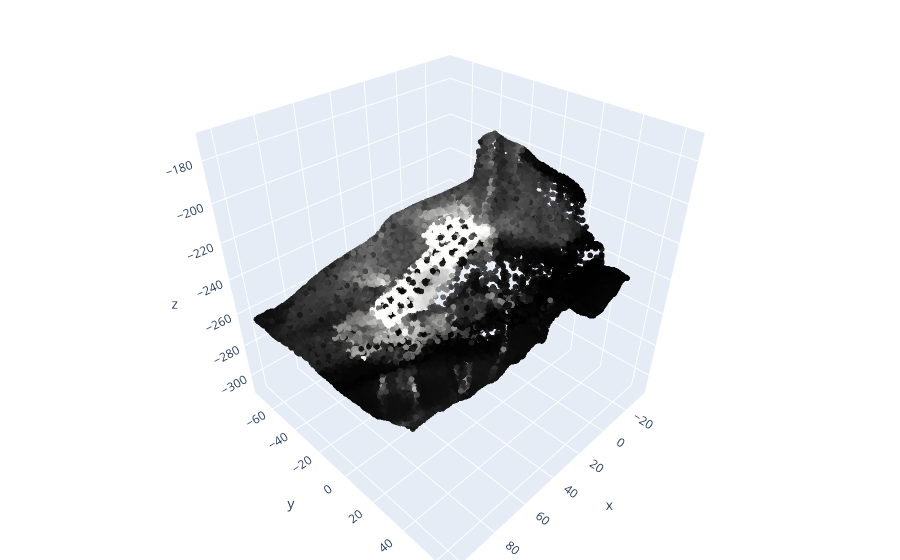

Source (notebook cell):
### Code cell
x, y, z = points[:,0], points[:,1], -points[:,2]
cx, cy, cz = np.mean(x), np.mean(y), np.mean(z)
r = max(np.ptp(x), np.ptp(y), np.ptp(z)) / 2 

fig = go.Figure(data=[go.Scatter3d(
    x=x, y=y, z=z,
    mode='markers',
    marker=dict(size=2, color=intensity, colorscale='gray', opacity=0.9)
)])

fig.update_layout(
    scene=dict(
        xaxis=dict(range=[cx - r, cx + r]),
        yaxis=dict(range=[cy - r, cy + r]),
        zaxis=dict(range=[cz - r, cz + r]),
        aspectmode='cube' 
    ),
    margin=dict(l=0, r=0, t=0, b=0)
)

fig.show()

### Figure 1 — Plotly figure (JSON) as saved in the notebook; plotly's stock layout.template omitted (floating-point values rounded to 4 significant figures; data arrays with more than 128 entries replaced by an {"elided": "..."} marker saying what was removed)
{"data": [{"marker": {"color": {"elided": "100000 int values"}, "colorscale": [[0, "rgb(0, 0, 0)"], [0.09091, "rgb(16, 16, 16)"], [0.1818, "rgb(38, 38, 38)"], [0.2727, "rgb(59, 59, 59)"], [0.3636, "rgb(81, 80, 80)"], [0.4545, "rgb(102, 101, 101)"], [0.5455, "rgb(124, 123, 122)"], [0.6364, "rgb(146, 146, 145)"], [0.7273, "rgb(171, 171, 170)"], [0.8182, "rgb(197, 197, 195)"], [0.9091, "rgb(224, 224, 223)"], [1, "rgb(254, 254, 253)"]], "opacity": 0.9, "size": 2}, "mode": "markers", "type": "scatter3d", "x": {"elided": "100000 float values"}, "y": {"elided": "100000 float values"}, "z": {"elided": "100000 float values"}}], "layout": {"margin": {"b": 0, "l": 0, "r": 0, "t": 0}, "scene": {"aspectmode": "cube", "xaxis": {"range": [-37.82, 106.8]}, "yaxis": {"range": [-76.54, 68.04]}, "zaxis": {"range": [-312.3, -167.7]}}}}
